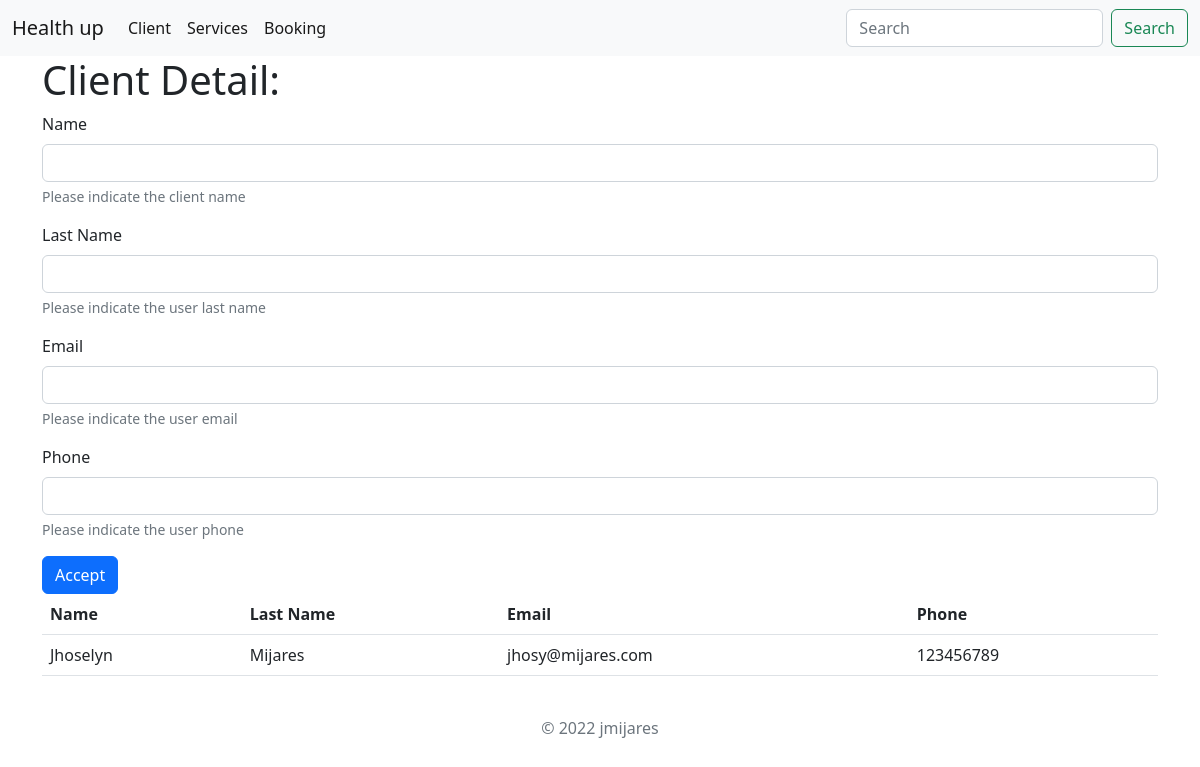
/client/, run on an earlier commit of the app's database.
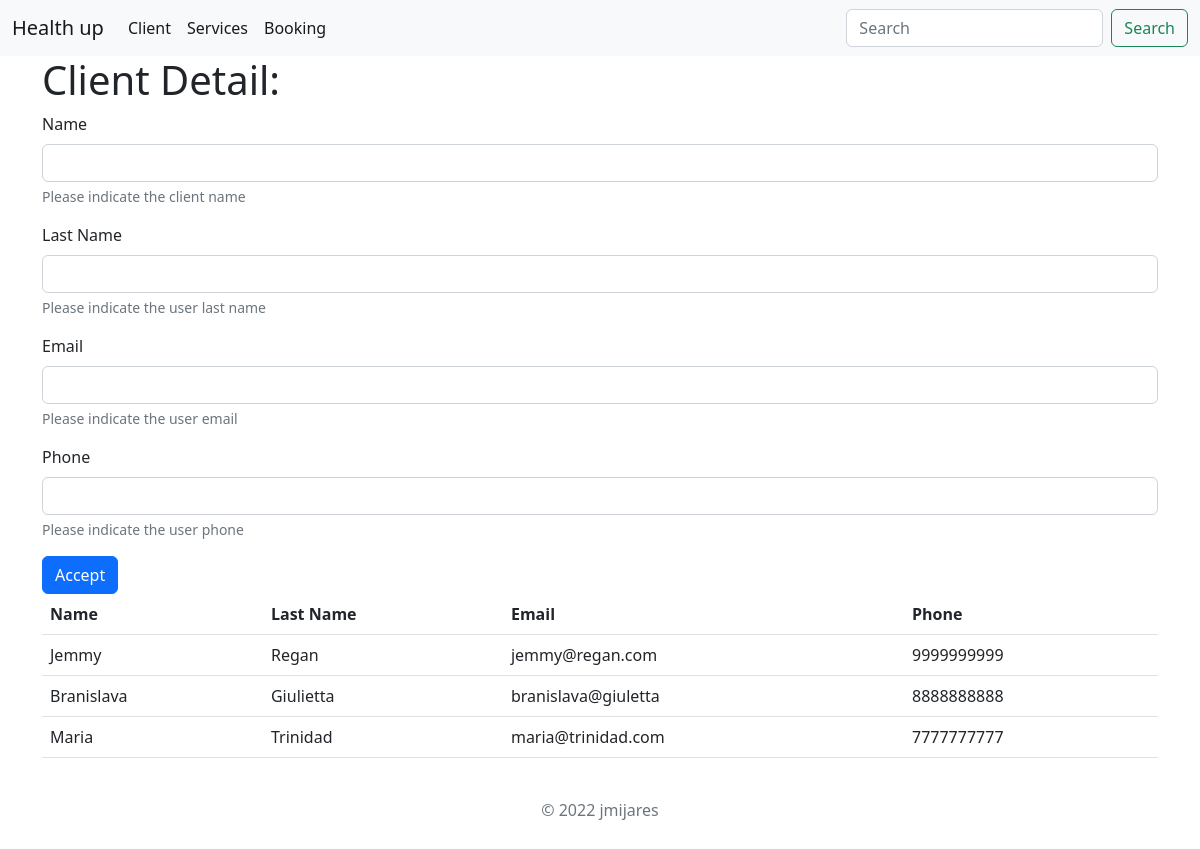
And on a later commit of the database.
### health/models.py (models this page shows)
class Client(models.Model):
    name = models.CharField(max_length=50)
    lastname = models.CharField(max_length=50)
    email = models.CharField(max_length=50)
    phone = models.IntegerField()

### health/views.py (the view, shortened to what this page needs)
# urls.py: path('client/', client_view),
def client_view(self):
    client_name = self.POST.get('name')
    client_lastname = self.POST.get('lastname')
    client_email = self.POST.get('email')
    client_phone = self.POST.get('phone')
    client_dic ={"clients":Client.objects.all()}
    client_template = loader.get_template("client.html")
    client_render = client_template.render(client_dic)
    return HttpResponse(client_render)

### health_up/templates/client.html (shortened to what this page needs)
{% extends "base.html" %}
{% block content %}
    <div class="container">
        <h1>Client Detail:</h1>
        <form method="post" action="/client/">
            <div class="mb-3">
                <label for="user_name" class="form-label">Name</label>
                <input type="text" class="form-control" id="user_name" name="name" aria-describedby="user_name_help">
                <div id="user_name_help" class="form-text">Please indicate the client name</div>
            </div>
            <div class="mb-3">
                <label for="user_last_name" class="form-label">Last Name</label>
                <input type="text" class="form-control" id="lastname" name="lastname" aria-describedby="user_last_name_help">
                <div id="user_last_name_help" class="form-text">Please indicate the user last name</div>
            </div>
            <div class="mb-3">
                <label for="user_email" class="form-label">Email</label>
                <input type="email" class="form-control" id="user_email" name="email" aria-describedby="user_email_help">
                <div id="user_email_help" class="form-text">Please indicate the user email</div>
            </div>
            <div class="mb-3">
                <label for="user_phone" class="form-label">Phone</label>
                <input type="number" class="form-control" id="user_phone" name="phone" aria-describedby="user_phone_help">
                <div id="user_phone_help" class="form-text">Please indicate the user phone</div>
            </div>
            <button type="submit" class="btn btn-primary">Accept</button>
        </form>
        <table class="table table-hover">
            <thead>
                <tr>
                    <th scope="col">Name</th>
                    <th scope="col">Last Name</th>
                    <th scope="col">Email</th>
                    <th scope="col">Phone</th>
                </tr>
            </thead>
            <tbody>
                {% for client in clients %}
                <tr>
                    <td>{{client.name}}</td>
                    <td>{{client.lastname}}</td>
                    <td>{{client.email}}</td>
                    <td>{{client.phone}}</td>
                </tr>
                {% endfor %}
            </tbody>
        </table>
    </div>
{% endblock %}

What changed in the data, as far as the page shows it:
removed Client: name "Jhoselyn", lastname "Mijares", email "jhosy@mijares.com", phone "123456789"
added Client: name "Jemmy", lastname "Regan", email "jemmy@regan.com", phone "9999999999"
added Client: name "Branislava", lastname "Giulietta", email "branislava@giuletta", phone "8888888888"
added Client: name "Maria", lastname "Trinidad", email "maria@trinidad.com", phone "7777777777"
